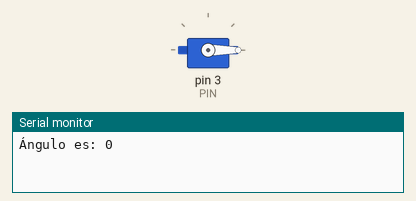
The sketch below on a simulated Arduino Uno, built with avr-gcc and run on an emulated ATmega328P. On the bench: servo, the last lines printed to the serial monitor.

Above: at 0.05 s.
At 3.0 s:
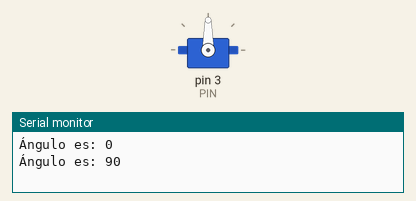
At 6.0 s:
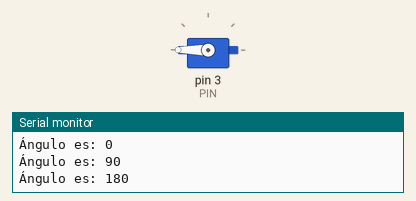
Timing chart, 0 to 7.8 s (numbered marks = the images above):
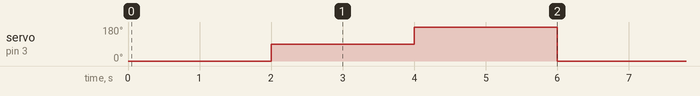

The sketch:

Servo_ejemplo_A.ino
```cpp
#include <Servo.h> //Incluimos la libreria servo

//Declaramos variables/constantes que podamos llegar a utilizar
int PIN = 3;
int ANGULO;
int TIEMPO = 2000; // Modifiqué el tiempo para hacerlo más rápido, puedes ajustarlo según lo que necesites

//Creamos el objeto llamado servo
Servo servo1;

void setup ()
{
  servo1.attach(PIN);
  Serial.begin(9600);
}

void loop ()
{
  ANGULO = 0;
  servo1.write(ANGULO);
  Serial.print("Ángulo es: ");
  Serial.println(ANGULO);
  delay(TIEMPO);

  //El servo se pone a 90°
  ANGULO = 90;
  servo1.write(ANGULO);
  Serial.print("Ángulo es: ");
  Serial.println(ANGULO);
  delay(TIEMPO);

  //El servo se pone a 90°
  ANGULO = 180;
  servo1.write(ANGULO);
  Serial.print("Ángulo es: ");
  Serial.println(ANGULO);
  delay(TIEMPO);

}
```

Measured:
- by itself, servo on pin 3 (PIN): repeats every 6.0 s: 180° 2.0 s, 0° 2.0 s, 90° 2.0 s
